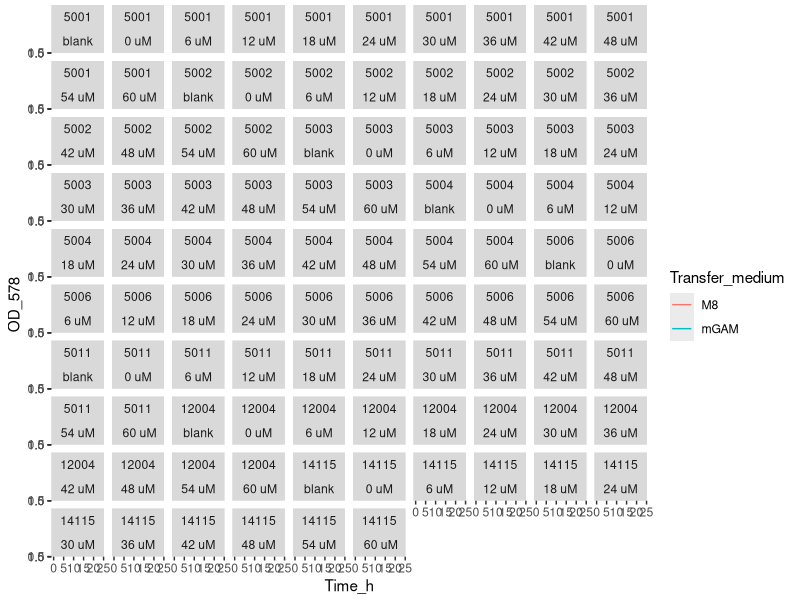
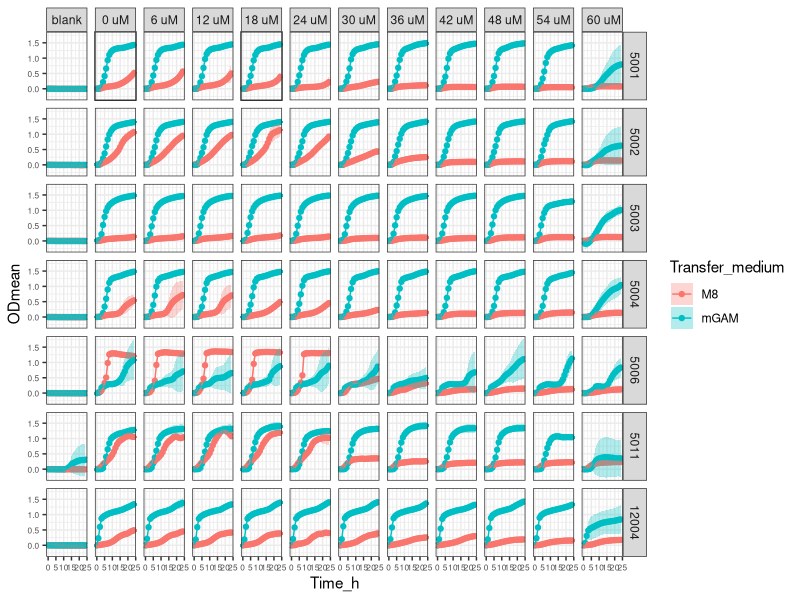

These charts were generated, in order, by the following R code:
setwd("~/ITQB/Plate readings/Exp4_6plates_25102023")

library(tidyverse)

library(readxl)
Exp4 <- Exp4_6plates_25102023_final <- read_excel("Exp4_6plates_25102023_final_final.xlsx")
View(Exp4) 

Exp4_v1 <- Exp4 %>%
  pivot_longer(names_to = "Condition", values_to = "OD_578", cols = -Time_h)
Exp4_v1
View(Exp4_v1)


Exp4_v2 <- separate(Exp4_v1, Condition, 
                    c("Strain",
                      "Transfer_medium",
                      "Zn_condition", 
                      "Tech_Repl",
                      "Biol_Repl",
                      "TPEN_conc",
                      "Well_number"), 
                    sep = "_", remove = FALSE,
                    convert = FALSE)
View(Exp4_v2)

Exp4_v2$OD_578 <- as.numeric (Exp4_v2$OD_578) #Because OD_578 values are  character

Exp4_v2$TPEN_conc <- factor(Exp4_v2$TPEN_conc, levels = c("ctrTPENcells", 
                                                          "ctrTPEN",
                                                          "1.2",
                                                          "2.4",
                                                          "3.6",
                                                          "4.8",
                                                          "6",
                                                          "7.2",
                                                          "8.4",
                                                          "9.6",
                                                          "10.8",
                                                          "12"))

Exp4_v2 <- Exp4_v2 %>% mutate(TPEN_conc = recode (TPEN_conc,
                                                  "ctrTPENcells" = "blank" ,
                                                  "ctrTPEN" = "0 uM",
                                                  "1.2" = "6 uM",
                                                  "2.4" = "12 uM",
                                                  "3.6"= "18 uM",
                                                  "4.8"= "24 uM",
                                                  "6" = "30 uM",
                                                  "7.2" = "36 uM",
                                                  "8.4" = "42 uM",
                                                  "9.6" = "48 uM",
                                                  "10.8" = "54 uM",
                                                  "12" = " 60 uM"))

Exp4_v2$Strain <- factor(Exp4_v2$Strain, levels = c("5001",
                                                    "5002",
                                                    "5003",
                                                    "5004",
                                                    "5006",
                                                    "5011",
                                                    "12004",
                                                    "14115"
                                                    
))
Exp4_v2
View(Exp4_v2)

Exp4_v2 %>%
  ggplot(aes(x= Time_h, y=OD_578, color = Transfer_medium)) +
  geom_line() +
  facet_wrap (Strain ~ TPEN_conc)



Exp4_v3<- Exp4_v2 %>% group_by(Strain, Transfer_medium, Zn_condition, Tech_Repl, Biol_Repl, Well_number) %>%
  mutate(blank = Time_h ==0)

View(Exp4_v3)

Exp4_v4 <- Exp4_v3 %>%
  group_by(Strain, Transfer_medium, Zn_condition, Tech_Repl, Biol_Repl, Well_number) %>%
  mutate(OD = OD_578 - OD_578[blank]) %>%
  ungroup()


View(Exp4_v4)

#Obtain the mean and sd
Exp4_v5 <- Exp4_v4 %>%
  group_by(Time_h, Strain, Transfer_medium, TPEN_conc) %>%
  summarise(ODmean = mean(OD), sdOD = sd(OD), n())

Exp4_v5 <- Exp4_v5 %>% mutate(TPEN_conc = recode (TPEN_conc,
                                                  "ctrTPEN" = "blank" ,
                                                  "ctrTPENcells" = "0 uM",
                                                  "3.6"= "18 uM",
                                                  "4.8"= "24 uM",
                                                  "6" = "30 uM",
                                                  "7.2" = "36 uM",
                                                  "8.4" = "42 uM",
                                                  "9.6" = "48 uM",
                                                  "10.8" = "54 uM",
                                                  "12" = " 60 uM",
                                                  "14" = "66 uM",
                                                  "16" = "72 uM"))

Exp4_v5$Strain <- factor(Exp4_v5$Strain, levels = c("5001",
                                                    "5002",
                                                    "5003",
                                                    "5004",
                                                    "5006",
                                                    "5011",
                                                    "12004",
                                                    "14115"

))



# stocks conc / 0.001(mM --> uM) / d.f (=2)--> conc TPEN (now in the table)

Exp4_v5_filtered <- Exp4_v5 %>% 
  filter(Strain != "14115")

Exp4_v5_filtered  %>%
  ggplot(aes(x = Time_h,
                     y = ODmean,
                     color = Transfer_medium
  )) +
  geom_point() +
  geom_line() +
  geom_ribbon(aes(ymin=ODmean-sdOD, ymax=ODmean+sdOD, fill = Transfer_medium),
              alpha = 0.3, colour = NA) +
  facet_grid (Strain ~ TPEN_conc) +
  theme_bw() +
  theme(
    axis.text = element_text(size = 6)  # Decrease the size of the numbers on the axes
)
